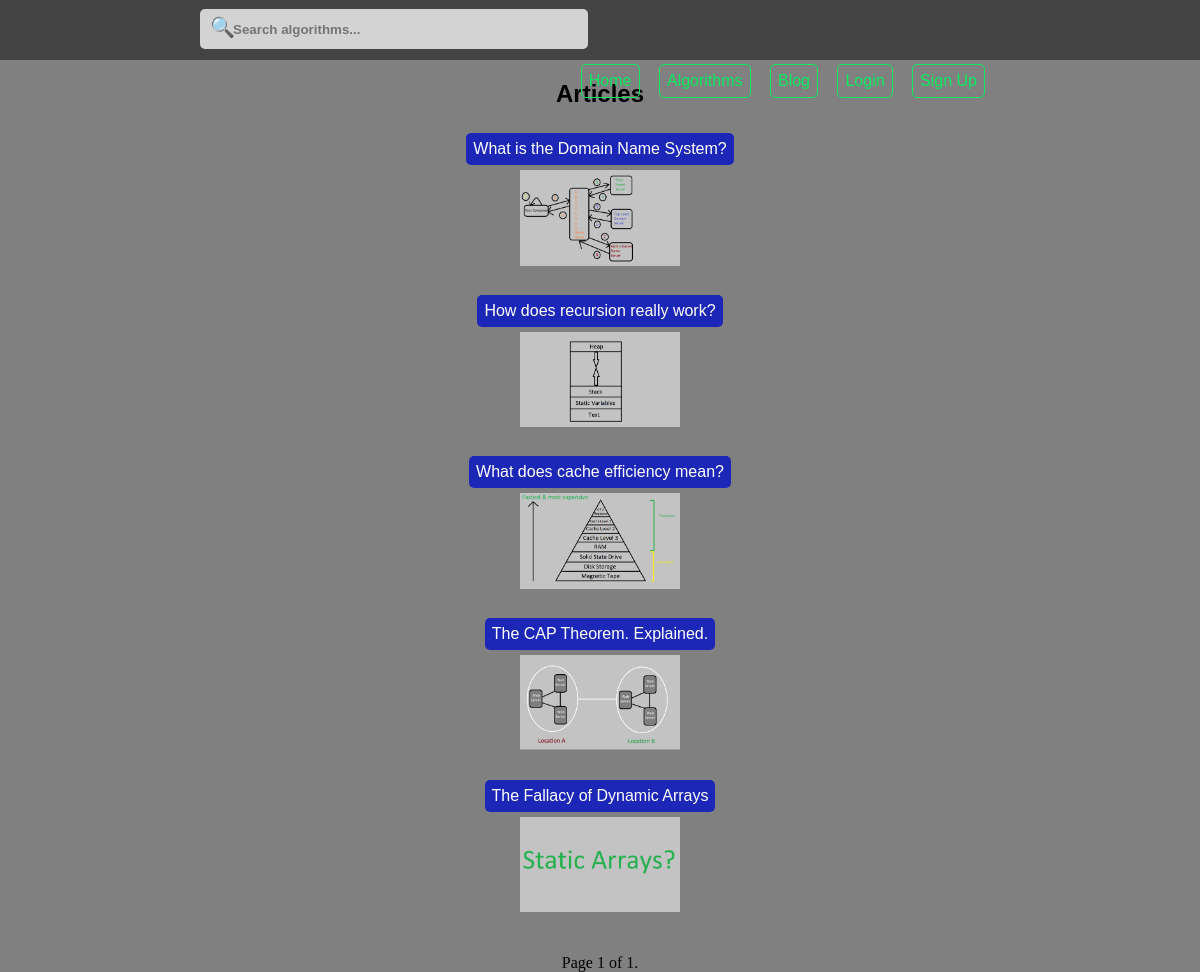
The app's page /articles/ with its own data.
### blog/models.py (models this page shows, shortened)
class Blog(models.Model):
	title = models.CharField(max_length = 300)
	friendly_title = models.SlugField(unique = False, default = None)
	image = models.FileField(null = True, blank = True)
	content = models.TextField()
	users = models.ManyToManyField(User)
	likes = models.ManyToManyField(User, blank = True, related_name = 'blog_likes')
	created_at = models.DateTimeField(auto_now = False, auto_now_add = True)
	updated_at = models.DateTimeField(auto_now = True, auto_now_add = False)
	class Meta:
		ordering = ['created_at']

### blog/views.py (the view)
# urls.py: url(r'^articles/$', blogs_home, name = 'blogs_home'),
def blogs_home(request):
	blogs_list = Blog.objects.all()
	paginator = Paginator(blogs_list, 5)
	page = request.GET.get('page', 1)
	contacts = paginator.get_page(page)
	try:
	    blogs = paginator.page(page)
	except PageNotAnInteger:
	    blogs = paginator.page(1)
	except EmptyPage:
	    blogs = paginator.page(paginator.num_pages)
	return render(request, 'blogs/blogs_home.html', { 'blogs': blogs, 'title': 'Articles', 'contacts': contacts })

### templates/blogs/blogs_home.html (shortened to what this page needs)
{% extends 'base.html' %}
{% load staticfiles %}
{% block css %}
	<link rel="stylesheet" type="text/css" href="{% static 'css/list_of_blogs.css' %}">
{% endblock css %}
{% block main %}
	<h2>
		Articles
	</h2>
	<div class="list_of_blogs">
		{% for blog in blogs %}
			<div class='blog-in-list'>
				<a href="{% url 'blog:show' blog.friendly_title %}" class="blog-button">
                    {{ blog.title }}
                </a>
                <br/>
                {% if blog.image %}
                    <a href="{% url 'blog:show' blog.friendly_title %}">
                        <img src="{{ blog.image.url }}" width="160">
                    </a>
                {% endif %}
                <br/>
			</div>
		{% endfor %}
        <div class="pagination">
            <span class="step-links">
                <span class="current">
                    Page {{ contacts.number }} of {{ contacts.paginator.num_pages }}.
                </span>
            </span>
        </div>
    </div>
{% endblock main %}

### static_files/css/main.css (style rules this page uses)
html { margin-left: calc(100vw - 100%); overflow-y: scroll; }
body { margin: 0; padding: 0; background: grey; }
a { text-decoration: none; display: inline-block; }

### static_files/css/list_of_blogs.css (style rules this page uses)
.blog-in-list { margin-bottom: 20px; }
.blog-button { border-radius: 5px; border: 0; padding: 7px; margin: 5px; background: rgb(29, 39, 183); color: white; font-size: 16px; }
.step-links { font-family: cursive }

### records on screen
Blog: title "What is the Domain Name System?", image (picture)
Blog: title "How does recursion really work?", image (picture)
Blog: title "What does cache efficiency mean?", image (picture)
Blog: title "The CAP Theorem. Explained.", image (picture)
Blog: title "The Fallacy of Dynamic Arrays", image (picture)

### other values on screen
{{ contacts.number }} "1"
{{ contacts.paginator.num_pages }} "1"
